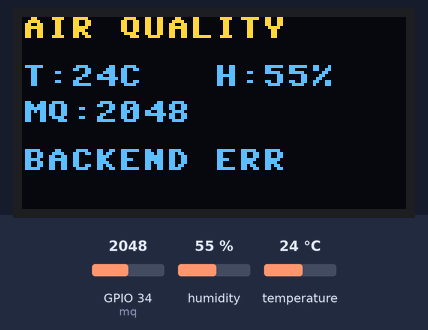
A program run on a simulated ESP32 board running MicroPython. Shown: 128×64 one-colour display. The inputs (shaded band) are chosen by the test bench; at power-on: humidity 55 %, GPIO 34 (mq) = 2048, temperature 24 °C (analog values on the 0–4095 scale). The OLED is the two-colour kind (top 16 rows yellow); WiFi joins after 1.5 s; web requests get an empty 200 reply after 0.4 s; library files of the repository ran but are not shown: ssd1306.py; what the program prints to the serial console is not drawn.

Above: at 4.3 s.
4.4 s: humidity set to 22 %
At 9.5 s:
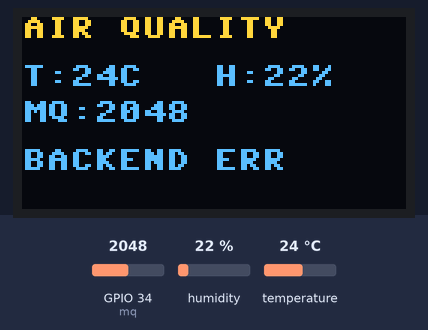
10.5 s: GPIO 34 (mq) set to 2866
At 15.4 s:
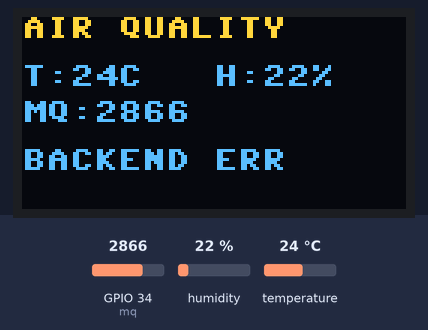
16.6 s: temperature set to 12 °C
At 21.2 s:
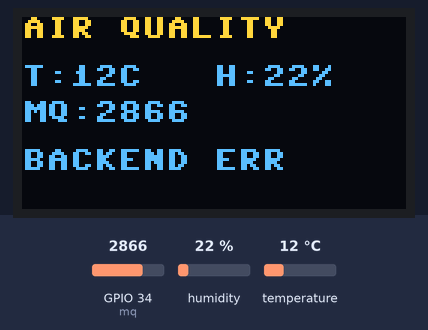
22.7 s: GPIO 34 (mq) set to 3603
At 25.9 s:
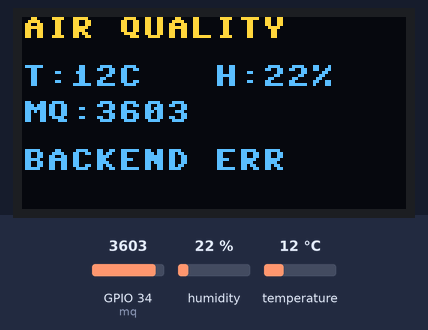
28.8 s: humidity set to 40 %
At 31.8 s:
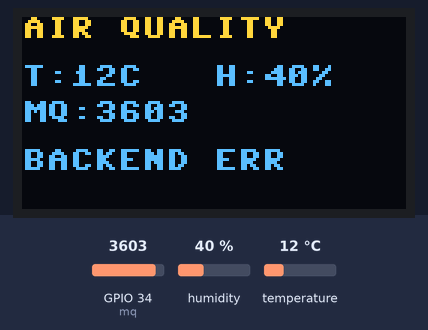
34.9 s: GPIO 34 (mq) set to 4095
At 37.7 s:
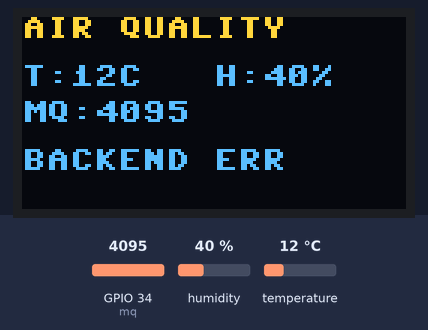
Timing chart, 0 to 39.2 s (numbered marks = the images above; inputs shaded):
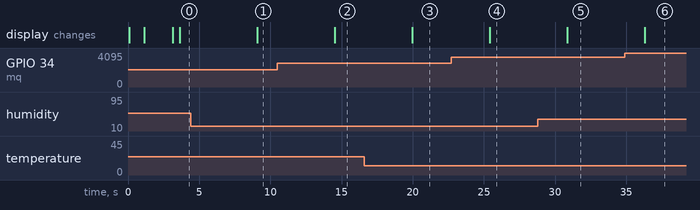

Measured:
- after the input at 4.4 s, the display: changes after 4.7 s (image 1)
- after the input at 10.5 s, the display: changes after 4.0 s (image 2)
- after the input at 16.6 s, the display: changes after 3.4 s (image 3)
- after the input at 22.7 s, the display: changes after 2.7 s (image 4)
- after the input at 28.8 s, the display: changes after 2.1 s (image 5)
- after the input at 34.9 s, the display: changes after 1.4 s (image 6)

The program:

main.py
```python
from machine import ADC, Pin, I2C
import network, time, gc, urequests
import dht
import ssd1306

#CONFIG
WIFI_SSID = "WIFISSID"
WIFI_PASS = "WIFIPASSWORD"

BACKEND_URL = "http://<HOST:ip>/infer"
LOG_INTERVAL = 5  # seconds


#MQ135
mq = ADC(Pin(34))
mq.atten(ADC.ATTN_11DB)

#DHT11
dht_sensor = dht.DHT11(Pin(4))

#OLED
i2c = I2C(scl=Pin(22), sda=Pin(21), freq=400000)
oled = ssd1306.SSD1306_I2C(128, 64, i2c)

#OLED
def oled_clear():
    oled.fill(0)
    oled.show()

def oled_error(msg):
    oled.fill(0)
    oled.text("ERROR", 0, 0)
    oled.text(msg, 0, 16)
    oled.show()

def oled_display(temp, hum, mq, resp):
    oled.fill(0)
    oled.text("AIR QUALITY", 0, 0)

    oled.text("T:{}C".format(temp), 0, 16)
    oled.text("H:{}%".format(hum), 64, 16)
    oled.text("MQ:{}".format(mq), 0, 28)

    if resp:
        oled.text("AQ:", 0, 44)
        oled.text(resp["aq_label"], 32, 44)

        if resp["anomaly"]:
            oled.text("ANOMALY!", 0, 56)
        else:
            oled.text("Normal", 0, 56)
    else:
        oled.text("BACKEND ERR", 0, 44)

    oled.show()

#WIFI
def wifi_connect():
    wlan = network.WLAN(network.STA_IF)
    wlan.active(True)

    if not wlan.isconnected():
        oled_clear()
        oled.text("Connecting WiFi", 0, 0)
        oled.show()

        wlan.connect(WIFI_SSID, WIFI_PASS)

        timeout = 15
        while not wlan.isconnected() and timeout > 0:
            time.sleep(1)
            timeout -= 1

    if wlan.isconnected():
        ip = wlan.ifconfig()[0]
        oled.text("WiFi OK", 0, 16)
        oled.text(ip, 0, 28)
        oled.show()
        print("WiFi connected:", wlan.ifconfig())
        return True
    else:
        oled_error("WiFi FAIL")
        return False

#BACKEND
def send_to_backend(temp, hum, mq):
    payload = {
        "temp": temp,
        "hum": hum,
        "mq": mq
    }

    try:
        r = urequests.post(
            BACKEND_URL,
            json=payload,
            headers={"Content-Type": "application/json"}
        )

        if r.status_code == 200:
            data = r.json()
            r.close()
            return data
        else:
            r.close()
            return None

    except Exception as e:
        print("HTTP error:", e)
        return None

oled_clear()
oled.text("Booting...", 0, 0)
oled.show()
time.sleep(1)

wifi_connect()

if not wifi_connect():
    while True:
        time.sleep(5)

while True:
    try:
        dht_sensor.measure()

        temp = dht_sensor.temperature()
        hum = dht_sensor.humidity()
        mq_val = mq.read()

        response = send_to_backend(temp, hum, mq_val)

        oled_display(temp, hum, mq_val, response)

        print("Sent:", temp, hum, mq_val)
        print("Resp:", response)

    except Exception as e:
        print("Loop error:", e)
        oled_error("SENSOR ERR")

    gc.collect()
    time.sleep(LOG_INTERVAL)
```
